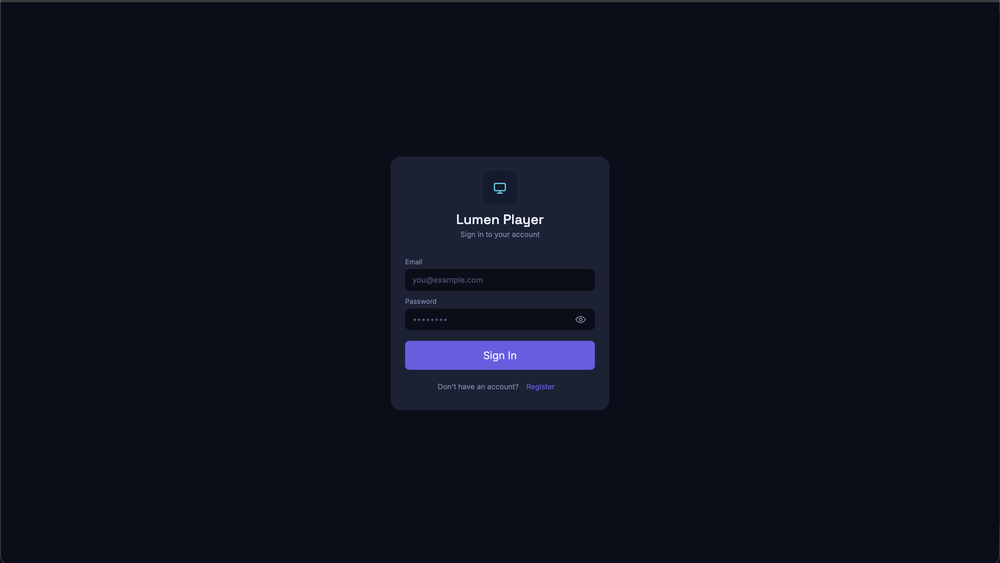
#> input picture tv/packaging/lg/screenshots/02-login.png, 1000 x 563 px, shrunk from 2560 x 1442 before the run
$ python prep-images.py
#> lines starting #> are read from the running program, lines starting #| are printed output that depends on the picture
#!/usr/bin/env python3
"""Prepare images for the LG UX Scenario deck.

Crops the content-free auth/profile screenshots down to their card region (so
the UI fills the frame and the numbered call-outs have room to spread out) and
copies the brand logo/mark. Output lands in ./img next to build.js.

Run once before build.js:  python3 prep-images.py
Requires Pillow:            pip3 install Pillow
"""
import os
import shutil
from PIL import Image

HERE = os.path.dirname(os.path.abspath(__file__))
LG = os.path.abspath(os.path.join(HERE, ".."))          # tv/packaging/lg
REPO = os.path.abspath(os.path.join(HERE, "..", "..", "..", ".."))  # repo root
SHOTS = os.path.join(LG, "screenshots")
ASSETS = os.path.join(REPO, "assets")
OUT = os.path.join(HERE, "img")
os.makedirs(OUT, exist_ok=True)

# Fractional crop boxes (L, T, R, B) measured against each full-screen capture.
# They isolate the centred auth card / profile row from the surrounding letterbox.
CROPS = {
    "02-login.png":    ("02-login-crop.png",    0.36, 0.25, 0.64, 0.76),
    "01-register.png": ("01-register-crop.png", 0.36, 0.19, 0.64, 0.81),
    "03-profiles.png": ("03-profiles-crop.png", 0.30, 0.32, 0.70, 0.99),
}

for src, (dst, l, t, r, b) in CROPS.items():
    im = Image.open(os.path.join(SHOTS, src)).convert("RGB")
    w, h = im.size
#> w = 1000; h = 563
    im.crop((int(l * w), int(t * h), int(r * w), int(b * h))).save(os.path.join(OUT, dst))
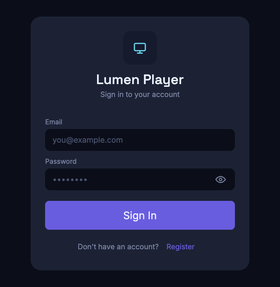
#> saved as 02-login-crop.png: PIL image 280x287 RGB; mean R, G, B 27.8, 31.5, 54.2
    print("cropped", dst, Image.open(os.path.join(OUT, dst)).size)
#> pass 2 of the loop `for src, (dst, l, t, r, b) in CROPS.items():`:
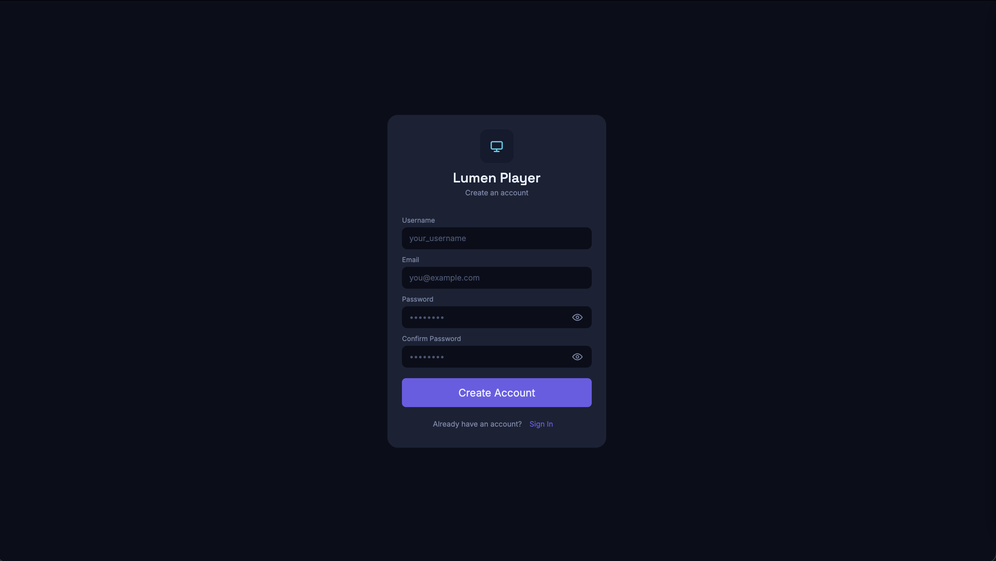
#> input picture tv/packaging/lg/screenshots/01-register.png, 996 x 561 px, shrunk from 2550 x 1436 before the run
#> im: PIL image 996x561 RGB
#> `im.crop((int(l * w), int(t * h), int(r * w), int(b * h))).save(os.path..`:
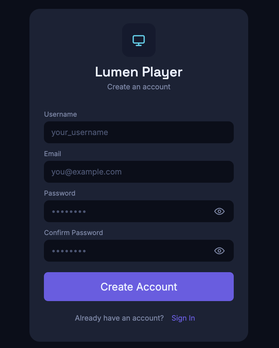
#> saved as 01-register-crop.png: PIL image 279x348 RGB; mean R, G, B 26.9, 30.8, 52.1
#> pass 3 of the loop `for src, (dst, l, t, r, b) in CROPS.items():`:
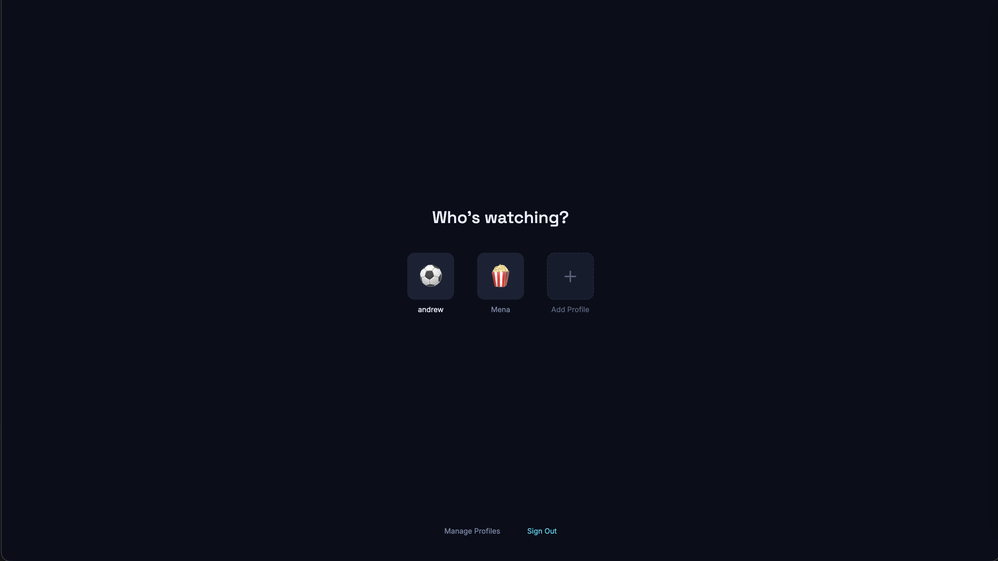
#> input picture tv/packaging/lg/screenshots/03-profiles.png, 998 x 561 px, shrunk from 2556 x 1436 before the run
#> im: PIL image 998x561 RGB
#> `im.crop((int(l * w), int(t * h), int(r * w), int(b * h))).save(os.path..`:
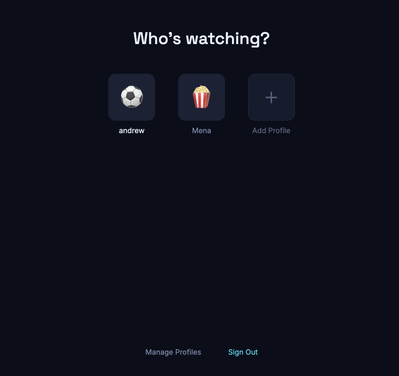
#> saved as 03-profiles-crop.png: PIL image 399x376 RGB; mean R, G, B 13.7, 16.7, 27.8

# Brand art used on the cover / closing slides.
for src, dst in [("suvo-logo-tagline.png", "suvo-logo-tagline.png"),
                 ("suvo-mark-1024.png", "suvo-mark.png")]:
    shutil.copy(os.path.join(ASSETS, src), os.path.join(OUT, dst))
    print("copied", dst)

print("done ->", OUT)
